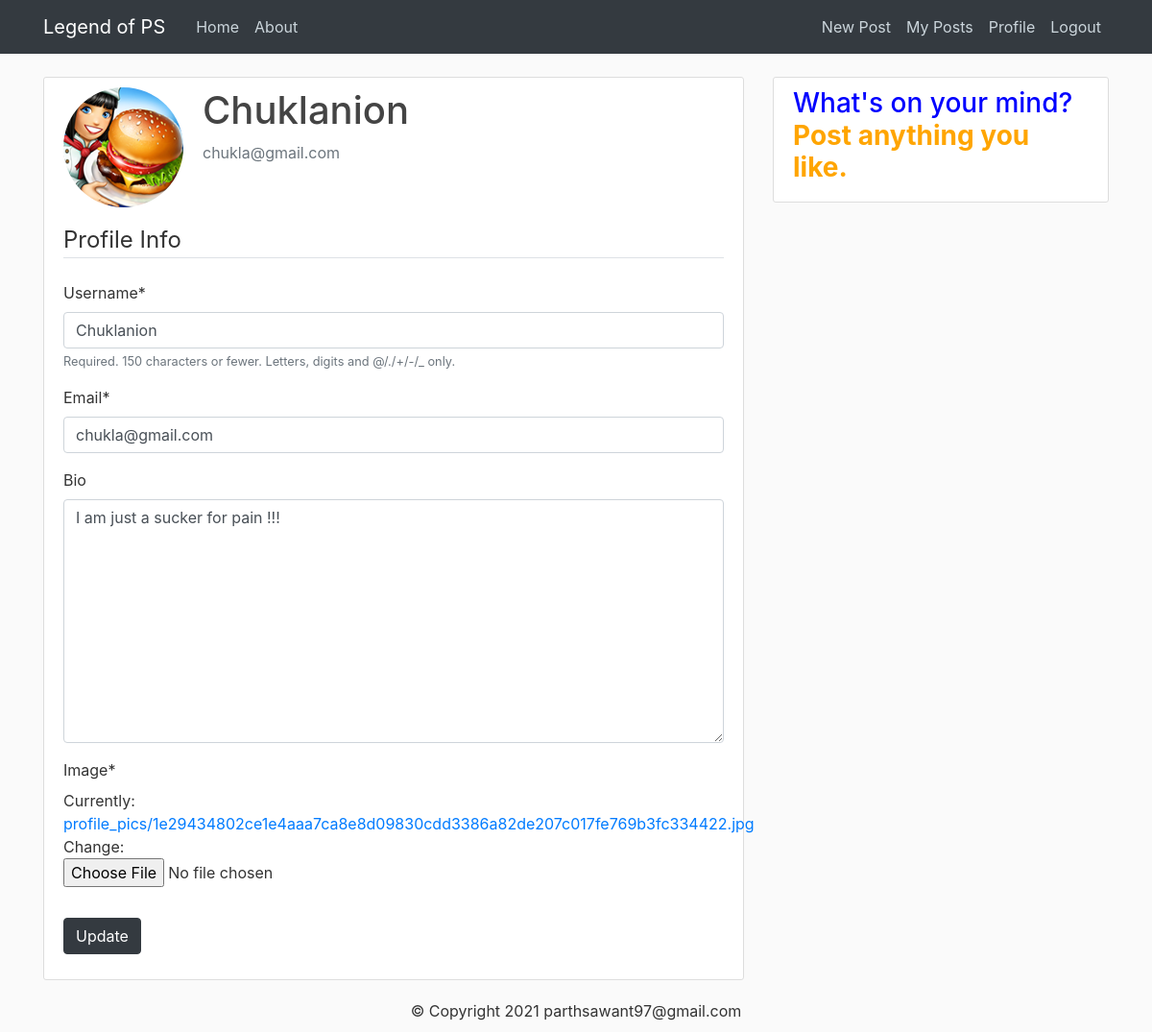
Page /profile/ (signed in) on the earlier database version.
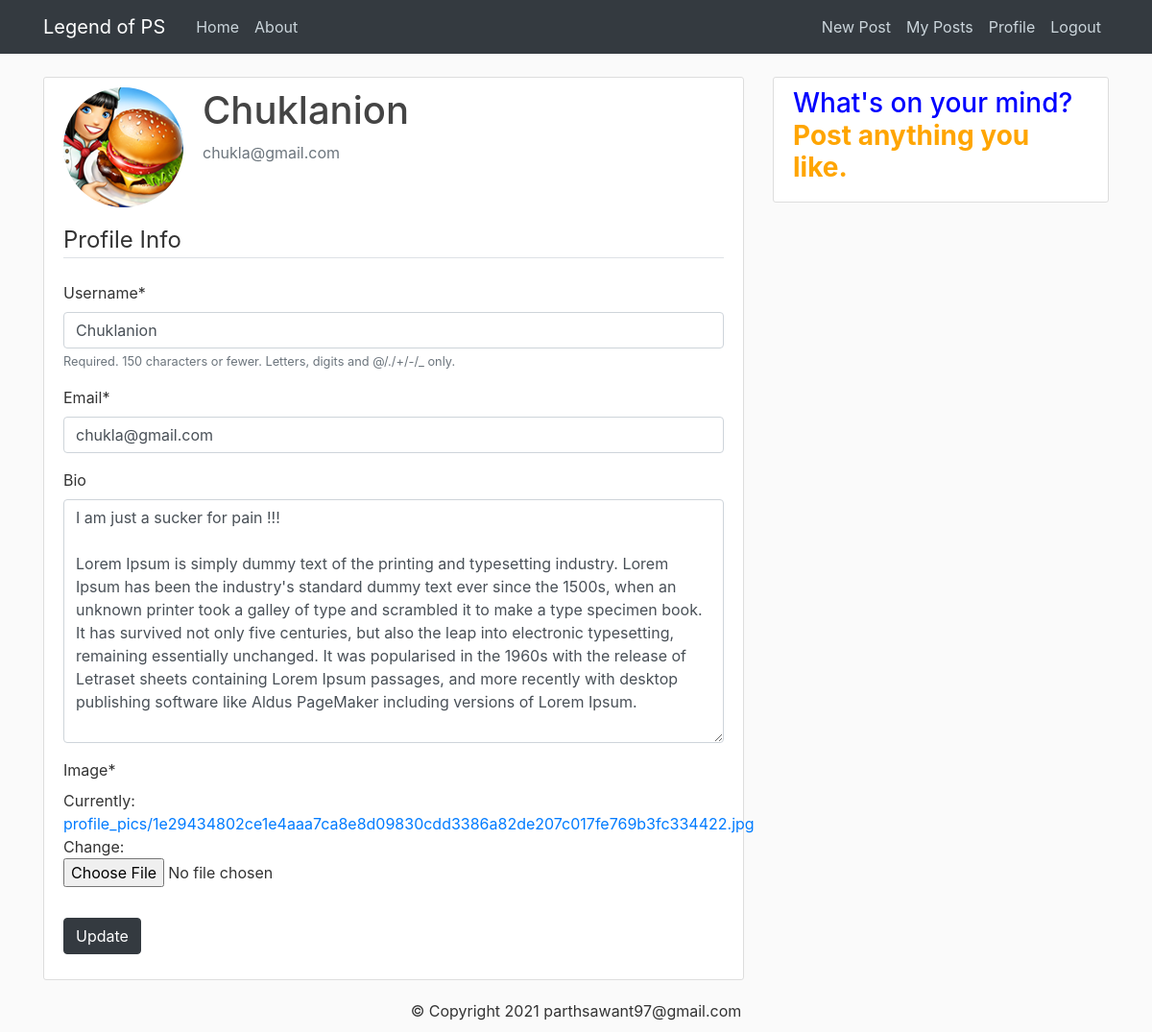
Same page on the later database version.
### users/models.py (models this page shows, shortened)
class Profile(models.Model):
    user=models.OneToOneField(User, on_delete=models.CASCADE)
    bio = models.TextField(blank=True)
    image=models.ImageField(default='orange.jpg',upload_to='profile_pics')

### users/views.py (the view)
# urls.py: path('profile/', views.profile, name='profile'),
@login_required
def profile(request):
    if request.method == 'POST':
        u_form = UserUpdateForm(request.POST, instance=request.user)
        p_form = ProfileUpdateForm(request.POST, request.FILES, instance=request.user.profile)
        if u_form.is_valid() and p_form.is_valid():
            u_form.save()
            p_form.save()
            messages.success(request, f'Your account has been updated!')
            return redirect('profile')
    else:
        u_form = UserUpdateForm(instance=request.user)
        p_form = ProfileUpdateForm(instance=request.user.profile)
        context = {
            'u_form':u_form,
            'p_form':p_form,
        }
        return render(request,'users/profile.html',context)

### users/forms.py
class UserUpdateForm(forms.ModelForm):
    email = forms.EmailField()
    class Meta:
        model = User
        fields = ['username', 'email']

class ProfileUpdateForm(forms.ModelForm):
    class Meta:
        model = Profile
        fields = ['bio','image']

### users/templates/users/profile.html (shortened to what this page needs)
{% extends "blog/base.html" %}
{% load crispy_forms_tags %}
{% block content %}
    <div class="content-section">
      <div class="media">
        <img class="rounded-circle account-img" src="{{ user.profile.image.url }}">
        <div class="media-body">
          <h2 class="account-heading">{{ user.username }}</h2>
          <p class="text-secondary">{{ user.email }}</p>
        </div>
      </div>
         <form method="POST" enctype="multipart/form-data">
              <fieldset class="form-group">
                  <legend class="border-bottom mb-4"> Profile Info </legend>
                  {{ u_form|crispy }}
                  {{ p_form|crispy }}
              </fieldset>
              <div class="form-group">
                  <button class="btn btn-dark" type="submit">Update</button>
              </div>
      </form>
    </div>
{% endblock content %}

Differences in the rows shown:
changed Profile: bio "I am just a sucker for pain !!!" → "I am just a sucker for pain !!! Lorem Ipsum is simply dummy text of the printing and typesetting industry. Lorem Ipsum has been the industry's standard dummy text ever since the 1500s, when an unknown printer took a galley of type and scrambled it to make a type specimen book. It has survived not only five centuries, but also the leap into electronic typesetting, remaining essentially unchanged. It was popularised in the 1960s with the release of Letraset sheets containing Lorem Ipsum passages, and more recently with desktop publishing software like Aldus PageMaker including versions of Lorem Ipsum."
